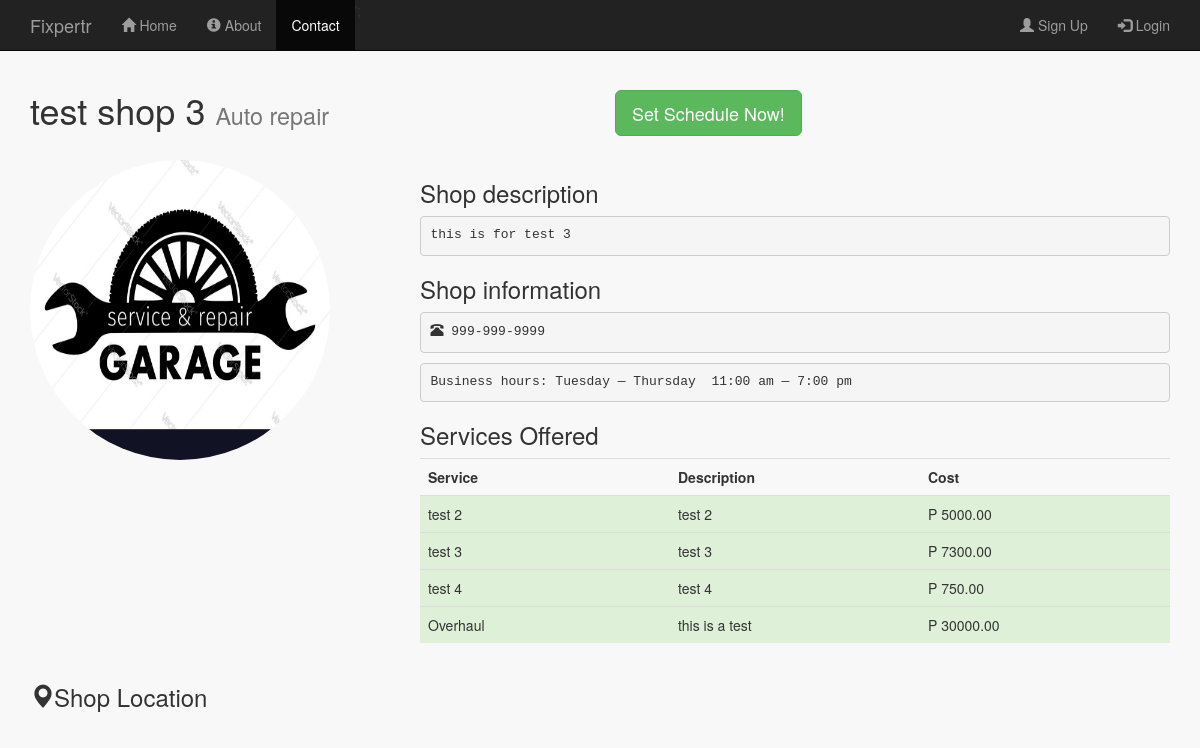
/shop_profile.php?view=28, run on the app's committed database.
### tables this page shows
CREATE TABLE IF NOT EXISTS `shops` (
  `shop_id` int(11) NOT NULL AUTO_INCREMENT,
  `user_id` int(11) NOT NULL,
  `shop_name` varchar(256) NOT NULL,
  `shop_description` varchar(256) NOT NULL,
  `shop_image` varchar(256) NOT NULL,
  `shop_contact` varchar(256) NOT NULL,
  `day_start` varchar(20) NOT NULL,
  `day_end` varchar(20) NOT NULL,
  `time_start` time NOT NULL,
  `time_end` time NOT NULL,
  `shop_category` varchar(256) NOT NULL,
  PRIMARY KEY (`shop_id`),
  KEY `shops_ibfk_1` (`user_id`)
);

CREATE TABLE IF NOT EXISTS `services` (
  `service_id` int(11) NOT NULL AUTO_INCREMENT,
  `shop_id` int(11) NOT NULL,
  `service_name` varchar(256) NOT NULL,
  `service_description` varchar(256) NOT NULL,
  `service_cost` decimal(13,2) NOT NULL,
  PRIMARY KEY (`service_id`),
  KEY `services_ibfk_1` (`shop_id`)
);

### public/shop_profile.php (the view, shortened to what this page needs)
<?php
    include_once '../includes/db_connection.php';
    $id = 0;
    $shop_name = '';
    $shop_description = '';
    $shop_contact = '';
    $day_start = '';
    $day_end = '';
    $time_start = '';
    $time_end = '';
    $shop_category = '';
    if (isset($_GET['view'])) {
    $id = $_GET['view'];
    $rec = mysqli_query($connection,"SELECT * FROM shops WHERE shop_id = $id");
    $record = mysqli_fetch_array($rec);
    $id = $record['shop_id'];
    $shop_name = $record['shop_name'];
    $shop_image = $record['shop_image'];
    $shop_description = $record['shop_description'];
    $shop_contact = $record['shop_contact'];
    $day_start = $record['day_start'];
    $day_end = $record['day_end'];
    $time_start = date("g:i a", strtotime($record['time_start'])); ;
    $time_end = date("g:i a", strtotime($record['time_end']));
    $shop_category = $record['shop_category'];
  }
    $service_results = mysqli_query($connection, "SELECT * FROM services WHERE shop_id = ".$_GET['view']."");
?>
<!doctype html>
<html lang="en">
  <head>
    <link rel="stylesheet" type="text/css" href="stylesheets/bootstrap.min.css">
    <link rel="stylesheet" type="text/css" href="stylesheets/mystyles.css">
  </head>
  <body id="contact">
  <?php include '../includes/layouts/header.php';?>
      <div class=" content container">
           <div class="row">
          <div class="col-md-6">
            <h1><?php echo $shop_name; ?> <small><?php echo $shop_category; ?></small></h1>
          </div>
          <div class="col-md-6">
            <a href="set_schedule.php?set=<?php echo $id; ?>" class="btn btn-success btn-lg" style="margin-top: 20px;" role="button">Set Schedule Now!</a>
          </div>
        </div>
        <div class="row" style="margin-top: 20px;">
          <div class="col-sm-4">
            <img src="images/<?php echo $shop_image?>"  style="height: 300px; width: 300px;" class="img-responsive img-circle">
          </div>
          <div class="col-sm-8">
            <h3>Shop description</h3>
            <p><pre><?php echo $shop_description; ?></pre></p>
            <h3>Shop information</h3>
            <p><pre><span class="glyphicon glyphicon-phone-alt"></span> <?php echo $shop_contact; ?></pre></p>
             <p><pre>Business hours: <?php echo $day_start; ?> &mdash; <?php echo $day_end; ?>  <?php echo $time_start; ?> &mdash; <?php echo $time_end; ?></pre></p>
            <h3>Services Offered</h3>
            <div class="table-responsive" >
              <table class="table ">
                <tr>
                  <th width="20%">Service</th>
                  <th width="20%">Description</th>
                  <th width="20%">Cost</th>
                </tr>
                 <?php while ($row = mysqli_fetch_array($service_results)) { ?>
                  <tr class="success">
                      <td > <?php echo $row['service_name']; ?></td>
                      <td > <?php echo $row['service_description'];?></td>
                      <td >P <?php echo $row['service_cost'];?></td>
                  </tr>
                  <?php } ?>
              </table>
            </div>
          </div>
        </div>
           <div class="row">
          <div class="col-md-12">
            <h3><span class="glyphicon glyphicon-map-marker"></span>Shop Location</h3>
          </div>
        </div>
      </div>
    <?php include '../includes/layouts/footer.php';?>

### public/stylesheets/mystyles.css (style rules this page uses)
.content { padding-top: 70px; }
body { background-color: #f8f8f8; }

### data on the page
shops: shop_name "test shop 3", shop_category "Auto repair", shop_image (picture), shop_description "this is for test 3", shop_contact "999-999-9999", day_start "Tuesday", day_end "Thursday", time_start "11:00 am", time_end "7:00 pm"
services: service_name "test 2", service_description "test 2", service_cost "5000.00"
services: service_name "test 3", service_description "test 3", service_cost "7300.00"
services: service_name "test 4", service_description "test 4", service_cost "750.00"
services: service_name "Overhaul", service_description "this is a test", service_cost "30000.00"
